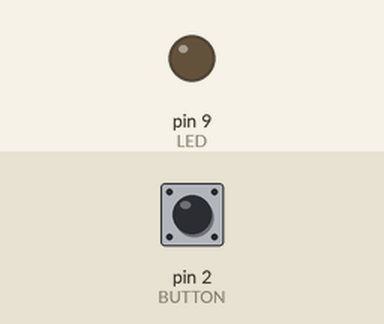
This sketch was run on a simulated Arduino Uno, built with avr-gcc and run on an emulated ATmega328P. Parts: output pins drawn as LEDs (lit = HIGH). Inputs (shaded band) come from the test bench; at power-on: pin 2 (BUTTON) LOW.

Above: at 1.2 s.
1.3 s: pin 2 (BUTTON) pulled HIGH for 0.15 s
At 2.5 s:
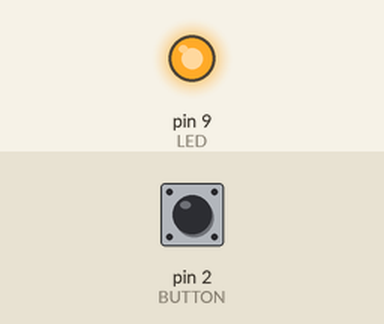
2.9 s: pin 2 (BUTTON) pulled HIGH for 1 s
At 3.9 s:
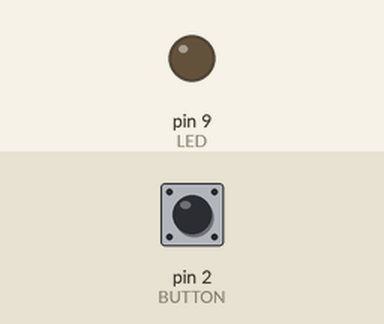
5.4 s: pin 2 (BUTTON) pulled HIGH for 3.2 s
At 5.8 s:
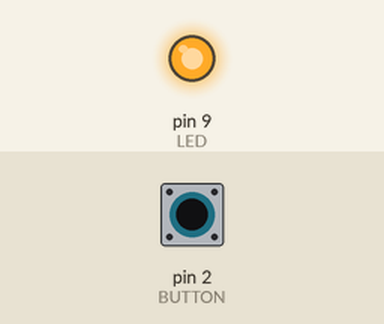
Timing chart, 0 to 8.4 s (numbered marks = the images above; inputs shaded):
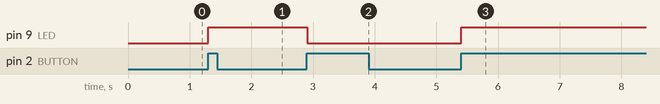

The sketch:

switch-debouncing.ino
```cpp
const int LED = 9;
const int BUTTON = 2;

boolean prevState = LOW;
boolean currentState = LOW;
boolean ledOn = false;

void setup(){
  pinMode(LED, OUTPUT);
  pinMode(BUTTON, INPUT);
}

boolean debounce(boolean prevValue){
  boolean currentValue = digitalRead(BUTTON);
  if (prevValue != currentValue){ // 버튼에서 변화를 감지했을때
    delay(5); // 0.005초를 기다렸다가 또 읽어서
    currentValue = digitalRead(BUTTON);
  }
  return currentValue; // 그 때의 값을 반환
}

void loop(){
  currentState = debounce(prevState); //루프 안에 debounce가 있으니, 계에에에속 감지하는 상태.
  if(prevState == LOW && currentState == HIGH){ // 눌린 게 확실할 경우 ledOn 토글
    ledOn = !ledOn;
  }
  prevState = currentState; // 상태저장 후 반영
  digitalWrite(LED, ledOn);
}
```

Measured:
- after the input at 1.3 s, pin 9 (LED): LOW → HIGH at once
- after the input at 2.9 s, pin 9 (LED): HIGH → LOW at once
- after the input at 5.4 s, pin 9 (LED): LOW → HIGH at once
